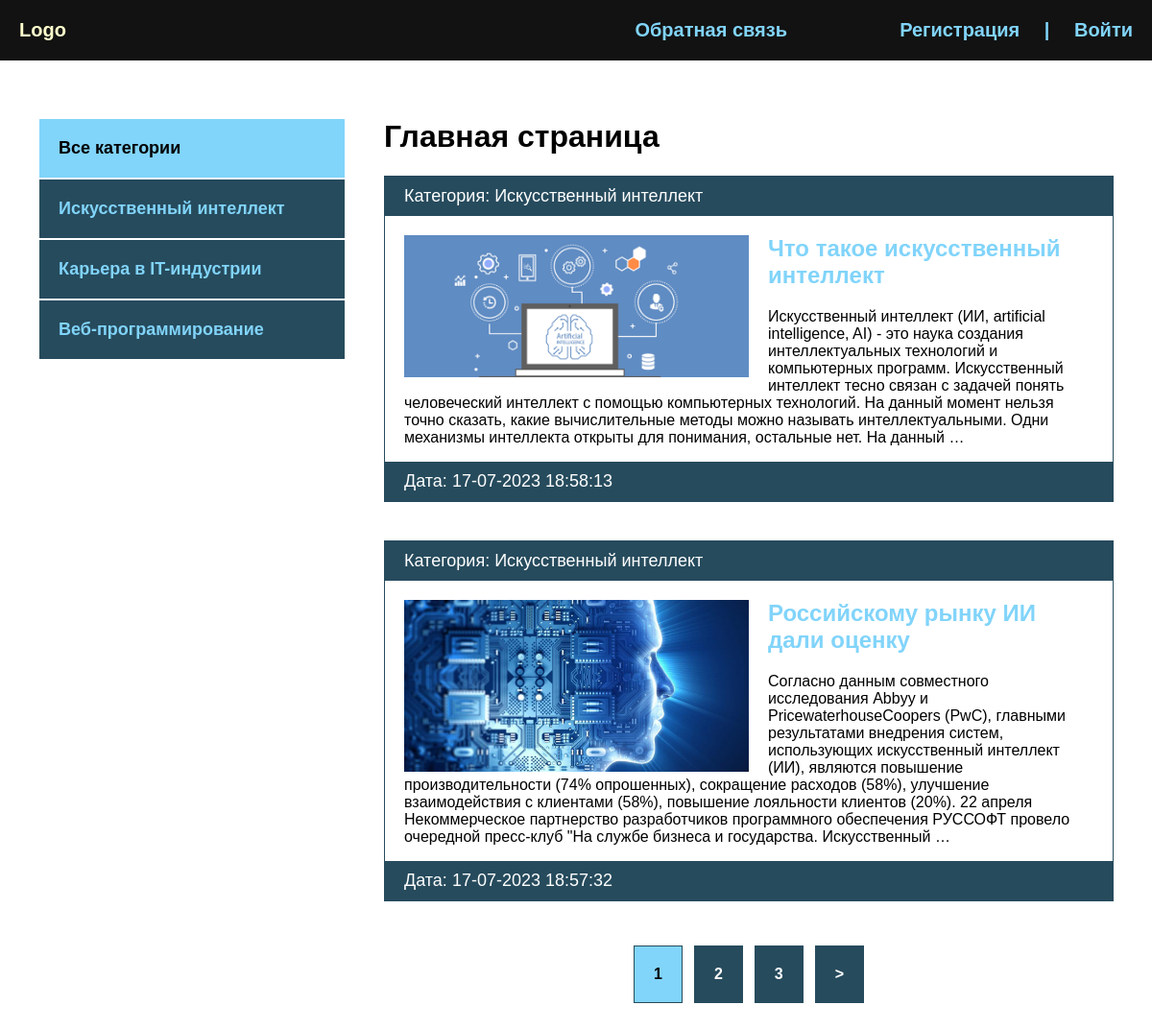
/, run on an earlier commit of the app's database.
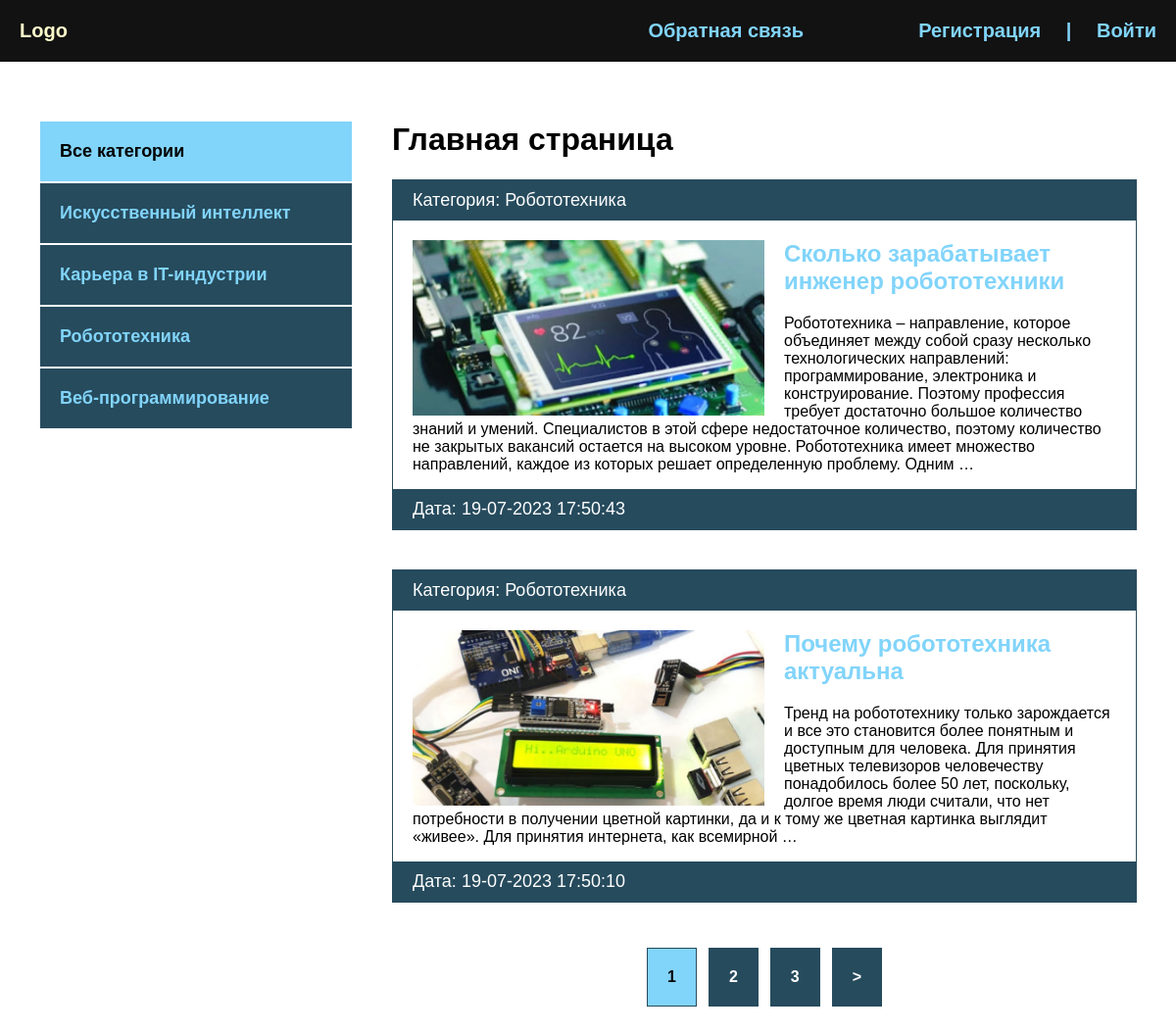
And on a later commit of the database.
### blog/models.py (models this page shows, shortened)
class Category(models.Model):
    name = models.CharField(max_length=100, verbose_name='Категория')
    slug = models.SlugField(max_length=100, unique=True, verbose_name='URL')
    def __str__(self):
        return self.name
    def get_absolute_url(self):
        return reverse('category', kwargs={'cat_slug': self.slug})
    class Meta:
        verbose_name = 'категорию'
        verbose_name_plural = 'Категории'

class Blog(models.Model):
    title = models.CharField(max_length=255, verbose_name='Название')
    slug = models.SlugField(max_length=255, unique=True, verbose_name='URL')
    content = models.TextField(blank=True, verbose_name='Контент')
    photo = models.ImageField(upload_to="photos/%Y/%m/%d/", blank=True, verbose_name='Фото')
    time_created = models.DateTimeField(auto_now_add=True, verbose_name='Дата публикации')
    time_update = models.DateTimeField(auto_now=True, verbose_name='Дата обновления')
    is_published = models.BooleanField(default=True, verbose_name='Опубликовано')
    cat = models.ForeignKey('Category', on_delete=models.PROTECT, verbose_name='Категория')
    def get_absolute_url(self):
        return reverse('post', kwargs={'post_slug': self.slug})
    class Meta:
        verbose_name = 'новость'
        verbose_name_plural = 'Новости'
        ordering = ['-time_created']

### blog/views.py (the view)
# urls.py: path('', BlogHome.as_view(), name='index'),
class BlogHome(DataMixin, ListView):
    model = Blog
    template_name = "blog/index.html"
    context_object_name = 'posts'
    def get_context_data(self, *, object_list=None, **kwargs):
        context = super().get_context_data(**kwargs)
        c_def = self.get_user_context(title='Главная страница')
        return dict(list(context.items()) + list(c_def.items()))
    def get_queryset(self):
        return Blog.objects.filter(is_published=True).select_related('cat')

### blog/utils.py (called while the page is built)
    def get_user_context(self, **kwargs):
        context = kwargs
        cats = Category.objects.annotate(Count('blog'))
        user_menu = menu.copy()
        if not self.request.user.is_authenticated:
            user_menu.pop(0)
        context['menu'] = user_menu
        context['cats'] = cats
        if 'cat_selected' not in context:
            context['cat_selected'] = 0
        return context

### blog/templates/blog/index.html
{% extends 'blog/base.html' %}
{% load static %}
{% block content %}
<h1>{{ title }}</h1>
<ul>
    {% for p in posts %}
    <li>
        <p class="first">Категория: {{ p.cat }}</p>
        <div class="text">
            {% if p.photo %}
            <img class="image" src="{{ p.photo.url }}" alt="">
            {% else %}
            <img class="image" src="{% static 'blog/default.jpg' %}" alt="">
            {% endif %}
            <h2><a href="{{ p.get_absolute_url }}">{{ p.title }}</a></h2>
            <p>{{ p.content|striptags|truncatewords:50 }}</p>
        </div>
        <p class="date">Дата: {{ p.time_update|date:"d-m-Y H:i:s" }}</p>
    </li>
    {% endfor %}
</ul>
{% endblock %}

### blog/templates/blog/base.html (shortened to what this page needs)
<!DOCTYPE html>
{% load static %}
{% load blog_tags %}
<html lang="en">
<head>
    <link rel="stylesheet" href="{% static 'css/style.css' %}">
</head>
<body>
<div class="header">
    <div class="wrap">
        <ul class="mainmenu">
            <li class="logo"><a href="{% url 'index' %}">Logo</a></li>
            {% for m in menu %}
            <li class="last"><a href="{% url m.url_name %}">{{ m.title }}</a></li>
            {% endfor %}
            {% if request.user.is_authenticated %}
            <li class="last">{{ user.username }} | <a href="{% url 'logout' %}">Выйти</a></li>
            {% else %}
            <li class="last"><a href="{% url 'register' %}">Регистрация</a> | <a href="{% url 'login' %}">Войти</a></li>
            {% endif %}
        </ul>
    </div>
</div>
<div class="content">
    <div class="wrap">
        <div class="sidebar">
            <ul>
                {% if cat_selected == 0 %}
                <li class="selected">Все категории</li>
                {% else %}
                <li><a href="{% url 'index' %}">Все категории</a></li>
                {% endif %}
                {% for c in cats %}
                    {% if c.blog__count > 0 %}
                        {% if c.pk == cat_selected %}
                        <li class="selected">{{ c.name }}</li>
                        {% else %}
                        <li><a href="{{ c.get_absolute_url }}">{{ c.name }}</a></li>
                        {% endif %}
                    {% endif %}
                {% endfor %}
            </ul>
        </div>
        <div class="main">
            {% block content %}
            {% endblock %}
            {% if page_obj.has_other_pages %}
            <div>
                <ul class="list-pages">
                    {% for p in paginator.page_range %}
                    {% if page_obj.number == p %}
                    <li class="page-num page-num-selected">
                        {{ p }}
                    </li>
                    {% elif p >= page_obj.number|add:-2 and p <= page_obj.number|add:2 %}
                    <li class="page-num">
                        <a href="?page={{ p }}">{{ p }}</a>
                    </li>
                    {% endif %}
                    {% endfor %}
                    {% if page_obj.has_next %}
                    <li class="page-num">
                        <a href="?page={{ page_obj.next_page_number }}">&gt;</a>
                    </li>
                    {% endif %}
                </ul>
            </div>
            {% endif %}
        </div>
    </div>
</div>
</body>
</html>

What changed in the data, as far as the page shows it:
no longer on this page (row unchanged): Blog: cat "Искусственный интеллект", photo (picture), title "Что такое искусственный интеллект", content "Искусственный интеллект (ИИ, artificial intelligence, AI) - это наука создания интеллектуальных технологий и компьютерных программ. Искусственный интеллект тесно связан с задачей понять человеческий интеллект с помощью компьютерных технологий. На данный момент нельзя точно сказать, какие вычислительные методы можно называть интеллектуальными. Одни механизмы интеллекта открыты для понимания, остальные нет. На данный …", time_update "17-07-2023 18:58:13"
no longer on this page (row unchanged): Blog: cat "Искусственный интеллект", photo (picture), title "Российскому рынку ИИ дали оценку", content "Согласно данным совместного исследования Abbyy и PricewaterhouseCoopers (PwC), главными результатами внедрения систем, использующих искусственный интеллект (ИИ), являются повышение производительности (74% опрошенных), сокращение расходов (58%), улучшение взаимодействия с клиентами (58%), повышение лояльности клиентов (20%). 22 апреля Некоммерческое партнерство разработчиков программного обеспечения РУССОФТ провело очередной пресс-клуб \"На службе бизнеса и государства. Искусственный …", time_update "17-07-2023 18:57:32"
now on this page (row unchanged): Category: name "Робототехника"
added Blog: cat "Робототехника", photo (picture), title "Сколько зарабатывает инженер робототехники", content "Робототехника – направление, которое объединяет между собой сразу несколько технологических направлений: программирование, электроника и конструирование. Поэтому профессия требует достаточно большое количество знаний и умений. Специалистов в этой сфере недостаточное количество, поэтому количество не закрытых вакансий остается на высоком уровне. Робототехника имеет множество направлений, каждое из которых решает определенную проблему. Одним …", time_update "19-07-2023 17:50:43"
added Blog: cat "Робототехника", photo (picture), title "Почему робототехника актуальна", content "Тренд на робототехнику только зарождается и все это становится более понятным и доступным для человека. Для принятия цветных телевизоров человечеству понадобилось более 50 лет, поскольку, долгое время люди считали, что нет потребности в получении цветной картинки, да и к тому же цветная картинка выглядит «живее». Для принятия интернета, как всемирной …", time_update "19-07-2023 17:50:10"
